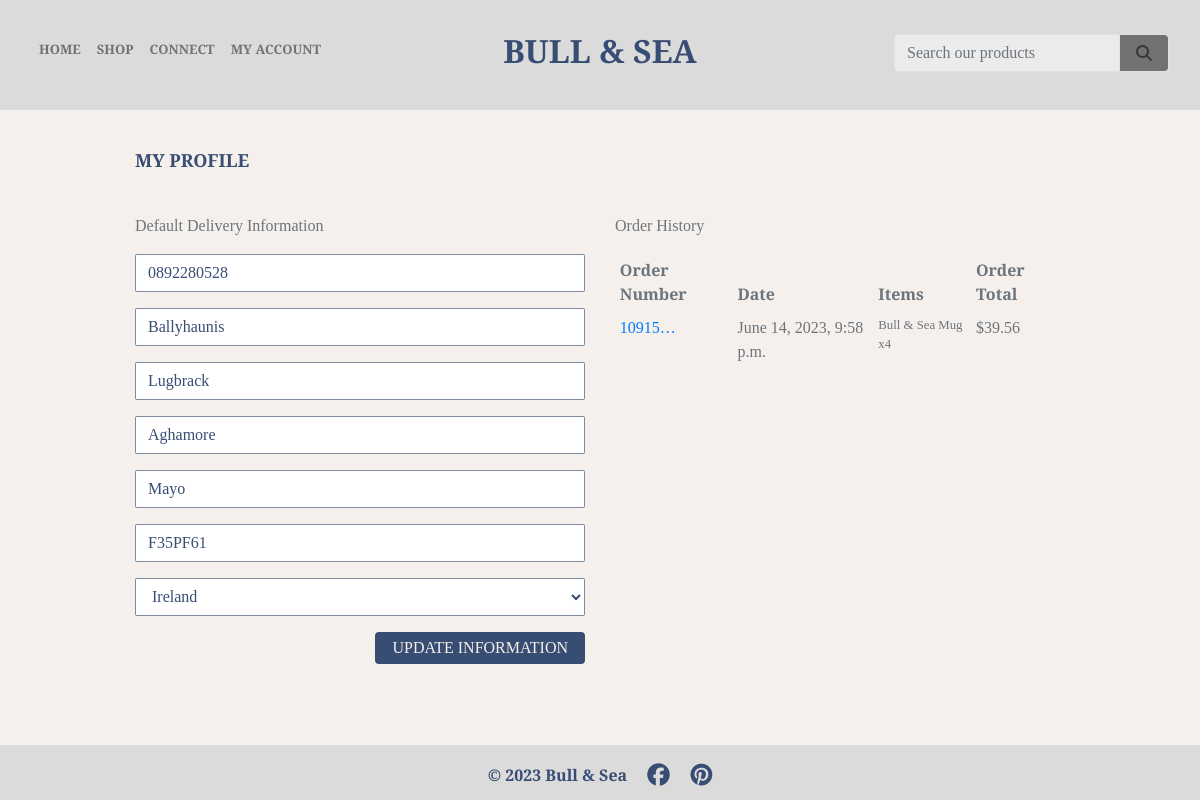
The app's page /profile/ (signed in) with its own data.
### profiles/models.py (models this page shows, shortened)
class UserProfile(models.Model):
    user = models.OneToOneField(User, on_delete=models.CASCADE)
    default_phone_number = models.CharField(max_length=20, null=True, blank=True)  # noqa
    default_town_or_city = models.CharField(max_length=40, null=True, blank=True)  # noqa
    default_street_address1 = models.CharField(max_length=80, null=True, blank=True)  # noqa
    default_street_address2 = models.CharField(max_length=80, null=True, blank=True)  # noqa
    default_county = models.CharField(max_length=80, null=True, blank=True)
    default_postcode = models.CharField(max_length=20, null=True, blank=True)  # noqa
    default_country = CountryField(blank_label='Country', null=True, blank=True)  # noqa

### checkout/models.py (models this page shows, shortened)
class Order(models.Model):
    order_number = models.CharField(max_length=32, null=False, editable=False)
    user_profile = models.ForeignKey(UserProfile, on_delete=models.SET_NULL, null=True, blank=True, related_name='orders')  # noqa
    full_name = models.CharField(max_length=50, null=False, blank=False)
    email = models.EmailField(max_length=254, null=False, blank=False)
    phone_number = models.CharField(max_length=20, null=False, blank=False)
    country = CountryField(blank_label='Country *', null=False, blank=False)
    postcode = models.CharField(max_length=20, null=True, blank=True)
    town_or_city = models.CharField(max_length=40, null=False, blank=False)
    street_address1 = models.CharField(max_length=80, null=False, blank=False)
    street_address2 = models.CharField(max_length=80, null=True, blank=True)
    county = models.CharField(max_length=80, null=True, blank=True)
    date = models.DateTimeField(auto_now_add=True)
    delivery_cost = models.DecimalField(max_digits=6, decimal_places=2, null=False, default=0)  # noqa
    order_total = models.DecimalField(max_digits=10, decimal_places=2, null=False, default=0)  # noqa
    grand_total = models.DecimalField(max_digits=10, decimal_places=2, null=False, default=0)  # noqa
    original_bag = models.TextField(null=False, blank=False, default='')
    stripe_pid = models.CharField(max_length=254, null=False, blank=False, default='')  # noqa

class OrderLineItem(models.Model):
    order = models.ForeignKey(Order, null=False, blank=False, on_delete=models.CASCADE, related_name='lineitems')  # noqa
    product = models.ForeignKey(Product, null=False, blank=False, on_delete=models.CASCADE)  # noqa
    quantity = models.IntegerField(null=False, blank=False, default=0)
    lineitem_total = models.DecimalField(max_digits=6, decimal_places=2, null=False, blank=False, editable=False)  # noqa

### products/models.py (models this page shows, shortened)
class Product(models.Model):
    category = models.ForeignKey('Category', null=True, blank=True, on_delete=models.SET_NULL)  # noqa
    sku = models.CharField(max_length=254, null=True, blank=True)
    name = models.CharField(max_length=254)
    description = models.TextField()
    price = models.DecimalField(max_digits=6, decimal_places=2)
    image_url = models.URLField(max_length=1024, null=True, blank=True)
    image = models.ImageField(null=True, blank=True)
    reviews = models.ManyToManyField('Review', related_name='product_reviews', blank=True)  # noqa

### profiles/views.py (the view)
# urls.py: path('profile/', include('profiles.urls')),
@login_required
def profile(request):
    profile = get_object_or_404(UserProfile, user=request.user)
    if request.method == 'POST':
        form = UserProfileForm(request.POST, instance=profile)
        if form.is_valid():
            form.save()
            messages.success(request, 'Profile updated successfully')
        else:
            messages.error(request, 'Update failed. Please ensure the form is valid.')  # noqa
    else:
        form = UserProfileForm(instance=profile)
    orders = profile.orders.all()
    template = 'profiles/profile.html'
    context = {
        'form': form,
        'orders': orders,
        'on_profile_page': True
    }
    return render(request, template, context)

### profiles/forms.py
class UserProfileForm(forms.ModelForm):
    class Meta:
        model = UserProfile
        exclude = ('user',)
    def __init__(self, *args, **kwargs):
        super().__init__(*args, **kwargs)
        placeholders = {
            'default_phone_number': 'Phone Number',
            'default_postcode': 'Postal Code',
            'default_town_or_city': 'Town or City',
            'default_street_address1': 'Street Address 1',
            'default_street_address2': 'Street Address 2',
            'default_county': 'County, State or Locality',
        }
        self.fields['default_phone_number'].widget.attrs['autofocus'] = True
        for field in self.fields:
            if field != 'default_country':
                if self.fields[field].required:
                    placeholder = f'{placeholders[field]} *'
                else:
                    placeholder = placeholders[field]
                self.fields[field].widget.attrs['placeholder'] = placeholder
            self.fields[field].widget.attrs['class'] = 'border-black rounded-0 profile-form-input'  # noqa
            self.fields[field].label = False

### bag/contexts.py (called while the page is built, shortened)
def bag_contents(request):
    bag_items = []
    total = 0
    product_count = 0
    bag = request.session.get('bag', {})
    delivery = total * Decimal(settings.STANDARD_DELIVERY_PERCENTAGE / 100)
    grand_total = delivery + total
    context = {
        'bag_items': bag_items,
        'total': total,
        'product_count': product_count,
        'delivery': delivery,
        'grand_total': grand_total,
    }
    return context

### products/context_processors.py (called while the page is built)
def categories_and_products(request):
    categories = Category.objects.all()
    products = Product.objects.all()
    return {
        'categories': categories,
        'products': products
    }

### products/models.py (called while the page is built)
    def get_friendly_name(self):
        return self.friendly_name

### profiles/templates/profiles/profile.html (shortened to what this page needs)
{% extends "base.html" %}
{% load static %}
{% block extra_css %}
    <link rel="stylesheet" href="{% static 'profiles/css/profile.css' %}">
{% endblock %}
{% block page_header %}
    <div class="container header-container">
    </div>
{% endblock %}
{% block content %}
    <div class="overlay"></div>
    <div class="container">
        <div class="row">
            <div class="col hr-prod-spacer">
                <hr>
                <h2 class="logo-font mb-4 sub-header2-font">My Profile</h2>
                <hr>
            </div>
        </div>
        <div class="row">
            <div class="col-12 col-lg-6">
                <p class="text-muted">Default Delivery Information</p>
                <form class="mt-3" action="{% url 'profile' %}" method="POST" id="profile-update-form">
                    {{ form|crispy }}
                    <button class="rating-button btn rounded-2 text-uppercase float-right pb-0"><p class="pl-3 pr-3 mb-0">Update Information</p></button>
                </form>
            </div>
            <div class="col-12 col-lg-6">
                <p class="text-muted">Order History</p>
                <div class="order-history table-responsive">
                    <table class="table table-sm table-borderless text-muted">
                        <thead>
                            <tr>
                                <th>Order Number</th>
                                <th>Date</th>
                                <th>Items</th>
                                <th>Order Total</th>
                            </tr>
                        </thead>
                        <tbody>
                            {% for order in orders %}
                                <tr>
                                    <td>
                                        <a href="{% url 'order_history' order.order_number %}"
                                        title="{{ order.order_number }}">
                                            {{ order.order_number|truncatechars:6 }}
                                        </a>
                                    </td>
                                    <td>{{ order.date }}</td>
                                    <td>
                                        <ul class="list-unstyled">
                                            {% for item in order.lineitems.all %}
                                                <li class="small">
                                                    {{ item.product.name }} x{{ item.quantity }}
                                                </li>
                                            {% endfor %}
                                        </ul>
                                    </td>
                                    <td>${{ order.grand_total }}</td>
                                </tr>
                            {% endfor %}
                        </tbody>
                    </table>
                </div>
            </div>
        </div>
{% endblock %}

### static/css/base.css (style rules this page uses)
html { height: 100%; }
body { background: url('/media/landing_page_image.webp') no-repeat center center fixed; background-size: cover; height: calc(100vh - 164px); color: #383838; font-family: 'Slabo 27px', serif; }
.logo-font { text-transform: uppercase; }
.border-black { border: 1px solid black !important; }
.sub-header2-font { font-family: 'Cinzel', serif; color: #384D73; font-size: large; font-weight: bold; }
.overlay { height: 100%; width: 100%; top: 110px; left: 0; position: fixed; background: #F5F0EC; z-index: -1; }
.hr-prod-spacer hr { border: 1px solid #F5F0EC !important; }
.rating-button { background: #384D73; color: #F5F0EC; min-width: 160px; font-size: medium; padding: 0.2rem 0 !important; }
@media (min-width: 1200px) { .container { max-width: 80%; } }
@media (min-width: 992px) { .header-container { padding-top: 116px; } }

### profiles/static/profiles/css/profile.css (style rules this page uses)
#profile-update-form .form-control { border: 1px solid #384d739c !important; border-radius: 2px !important; color: #384D73; }
#profile-update-form input::placeholder { color: #aab7c4; }
#id_default_country, #id_default_country option:not(:first-child) { color: #384D73; }
.order-history { max-height: 416px; overflow-y: auto; }

### records on screen
UserProfile: default_phone_number "0892280528", default_town_or_city "Ballyhaunis", default_street_address1 "Lugbrack", default_street_address2 "Aghamore", default_county "Mayo", default_postcode "F35PF61", default_country "Ireland"
Order: order_number "10915…", date "June 14, 2023, 9:58 p.m.", grand_total "39.56"
OrderLineItem: product.name "Bull & Sea Mug", quantity "4"
